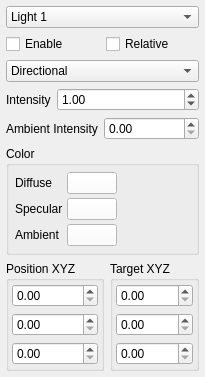
<?xml version="1.0" encoding="UTF-8"?>
<ui version="4.0">
 <class>dockWidgetLighting</class>
 <widget class="QWidget" name="dockWidgetLighting">
  <property name="geometry">
   <rect>
    <x>0</x>
    <y>0</y>
    <width>175</width>
    <height>351</height>
   </rect>
  </property>
  <property name="windowTitle">
   <string notr="true"/>
  </property>
  <layout class="QGridLayout" name="gridLayout">
   <property name="leftMargin">
    <number>6</number>
   </property>
   <property name="topMargin">
    <number>6</number>
   </property>
   <property name="rightMargin">
    <number>6</number>
   </property>
   <property name="bottomMargin">
    <number>6</number>
   </property>
   <item row="7" column="1">
    <widget class="QGroupBox" name="groupBox_6">
     <property name="title">
      <string>Target XYZ</string>
     </property>
     <layout class="QVBoxLayout" name="verticalLayout_6">
      <property name="leftMargin">
       <number>3</number>
      </property>
      <property name="topMargin">
       <number>3</number>
      </property>
      <property name="rightMargin">
       <number>3</number>
      </property>
      <property name="bottomMargin">
       <number>3</number>
      </property>
      <item>
       <widget class="QDoubleSpinBox" name="lightingTargetX"/>
      </item>
      <item>
       <widget class="QDoubleSpinBox" name="lightingTargetY"/>
      </item>
      <item>
       <widget class="QDoubleSpinBox" name="lightingTargetZ"/>
      </item>
     </layout>
    </widget>
   </item>
   <item row="6" column="0" colspan="2">
    <widget class="QGroupBox" name="groupBox_4">
     <property name="title">
      <string>Color</string>
     </property>
     <layout class="QGridLayout" name="gridLayout_14">
      <property name="leftMargin">
       <number>6</number>
      </property>
      <property name="topMargin">
       <number>6</number>
      </property>
      <property name="rightMargin">
       <number>6</number>
      </property>
      <property name="bottomMargin">
       <number>6</number>
      </property>
      <property name="spacing">
       <number>4</number>
      </property>
      <item row="2" column="0">
       <widget class="QLabel" name="label_23">
        <property name="text">
         <string>Ambient</string>
        </property>
       </widget>
      </item>
      <item row="0" column="2">
       <spacer name="horizontalSpacer_4">
        <property name="minimumSize">
         <size>
          <width>50</width>
          <height>22</height>
         </size>
        </property>
        <property name="orientation">
         <enum>Qt::Horizontal</enum>
        </property>
        <property name="sizeHint" stdset="0">
         <size>
          <width>40</width>
          <height>20</height>
         </size>
        </property>
       </spacer>
      </item>
      <item row="2" column="1">
       <widget class="QPushButton" name="lightingAmbient">
        <property name="sizePolicy">
         <sizepolicy hsizetype="Minimum" vsizetype="Fixed">
          <horstretch>0</horstretch>
          <verstretch>0</verstretch>
         </sizepolicy>
        </property>
        <property name="minimumSize">
         <size>
          <width>50</width>
          <height>22</height>
         </size>
        </property>
        <property name="styleSheet">
         <string notr="true">background-color:rgb(255,255,255)</string>
        </property>
        <property name="text">
         <string notr="true"/>
        </property>
       </widget>
      </item>
      <item row="1" column="1">
       <widget class="QPushButton" name="lightingSpecular">
        <property name="sizePolicy">
         <sizepolicy hsizetype="Minimum" vsizetype="Fixed">
          <horstretch>0</horstretch>
          <verstretch>0</verstretch>
         </sizepolicy>
        </property>
        <property name="minimumSize">
         <size>
          <width>50</width>
          <height>22</height>
         </size>
        </property>
        <property name="styleSheet">
         <string notr="true">background-color:rgb(255,255,255)</string>
        </property>
        <property name="text">
         <string notr="true"/>
        </property>
       </widget>
      </item>
      <item row="0" column="1">
       <widget class="QPushButton" name="lightingDiffuse">
        <property name="sizePolicy">
         <sizepolicy hsizetype="Minimum" vsizetype="Fixed">
          <horstretch>0</horstretch>
          <verstretch>0</verstretch>
         </sizepolicy>
        </property>
        <property name="minimumSize">
         <size>
          <width>50</width>
          <height>22</height>
         </size>
        </property>
        <property name="styleSheet">
         <string notr="true">background-color:rgb(255,255,255)</string>
        </property>
        <property name="text">
         <string notr="true"/>
        </property>
       </widget>
      </item>
      <item row="0" column="0">
       <widget class="QLabel" name="label_20">
        <property name="text">
         <string>Diffuse</string>
        </property>
       </widget>
      </item>
      <item row="1" column="0">
       <widget class="QLabel" name="label_22">
        <property name="text">
         <string>Specular</string>
        </property>
       </widget>
      </item>
     </layout>
    </widget>
   </item>
   <item row="7" column="0">
    <widget class="QGroupBox" name="groupBox_5">
     <property name="title">
      <string>Position XYZ</string>
     </property>
     <layout class="QVBoxLayout" name="verticalLayout_5">
      <property name="leftMargin">
       <number>3</number>
      </property>
      <property name="topMargin">
       <number>3</number>
      </property>
      <property name="rightMargin">
       <number>3</number>
      </property>
      <property name="bottomMargin">
       <number>3</number>
      </property>
      <item>
       <widget class="QDoubleSpinBox" name="lightingPositionX"/>
      </item>
      <item>
       <widget class="QDoubleSpinBox" name="lightingPositionY"/>
      </item>
      <item>
       <widget class="QDoubleSpinBox" name="lightingPositionZ"/>
      </item>
     </layout>
    </widget>
   </item>
   <item row="2" column="0" colspan="2">
    <widget class="QComboBox" name="comboBox">
     <property name="currentIndex">
      <number>2</number>
     </property>
     <item>
      <property name="text">
       <string extracomment="A point light is a single point of light, similar to a lightbulb in a lamp.">Point Light</string>
      </property>
     </item>
     <item>
      <property name="text">
       <string extracomment="A spot light is a light with a limited area of affect, pointed at a specific direction.">Spot Light</string>
      </property>
     </item>
     <item>
      <property name="text">
       <string extracomment="A directional light. All light comes from a single source, hitting everything evenly.">Directional</string>
      </property>
     </item>
    </widget>
   </item>
   <item row="0" column="0" colspan="2">
    <widget class="QComboBox" name="lightingLightSelection">
     <item>
      <property name="text">
       <string>Light 1</string>
      </property>
     </item>
     <item>
      <property name="text">
       <string>Light 2</string>
      </property>
     </item>
     <item>
      <property name="text">
       <string>Light 3</string>
      </property>
     </item>
     <item>
      <property name="text">
       <string>Light 4</string>
      </property>
     </item>
    </widget>
   </item>
   <item row="1" column="0" colspan="2">
    <layout class="QHBoxLayout" name="horizontalLayout_25">
     <item>
      <widget class="QCheckBox" name="lightingEnabled">
       <property name="text">
        <string>Enable</string>
       </property>
      </widget>
     </item>
     <item>
      <widget class="QCheckBox" name="lightingRelative">
       <property name="text">
        <string>Relative</string>
       </property>
      </widget>
     </item>
    </layout>
   </item>
   <item row="3" column="0" colspan="2">
    <layout class="QHBoxLayout" name="horizontalLayout_26">
     <item>
      <widget class="QLabel" name="label_21">
       <property name="sizePolicy">
        <sizepolicy hsizetype="Maximum" vsizetype="Preferred">
         <horstretch>0</horstretch>
         <verstretch>0</verstretch>
        </sizepolicy>
       </property>
       <property name="text">
        <string>Intensity</string>
       </property>
      </widget>
     </item>
     <item>
      <widget class="QDoubleSpinBox" name="doubleSpinBox">
       <property name="value">
        <double>1.000000000000000</double>
       </property>
      </widget>
     </item>
    </layout>
   </item>
   <item row="8" column="0">
    <spacer name="verticalSpacer">
     <property name="orientation">
      <enum>Qt::Vertical</enum>
     </property>
     <property name="sizeHint" stdset="0">
      <size>
       <width>20</width>
       <height>40</height>
      </size>
     </property>
    </spacer>
   </item>
   <item row="4" column="0" colspan="2">
    <layout class="QHBoxLayout" name="horizontalLayout">
     <item>
      <widget class="QLabel" name="label">
       <property name="sizePolicy">
        <sizepolicy hsizetype="Maximum" vsizetype="Preferred">
         <horstretch>0</horstretch>
         <verstretch>0</verstretch>
        </sizepolicy>
       </property>
       <property name="text">
        <string>Ambient Intensity</string>
       </property>
      </widget>
     </item>
     <item>
      <widget class="QDoubleSpinBox" name="doubleSpinBox_2"/>
     </item>
    </layout>
   </item>
  </layout>
 </widget>
 <resources/>
 <connections/>
</ui>
